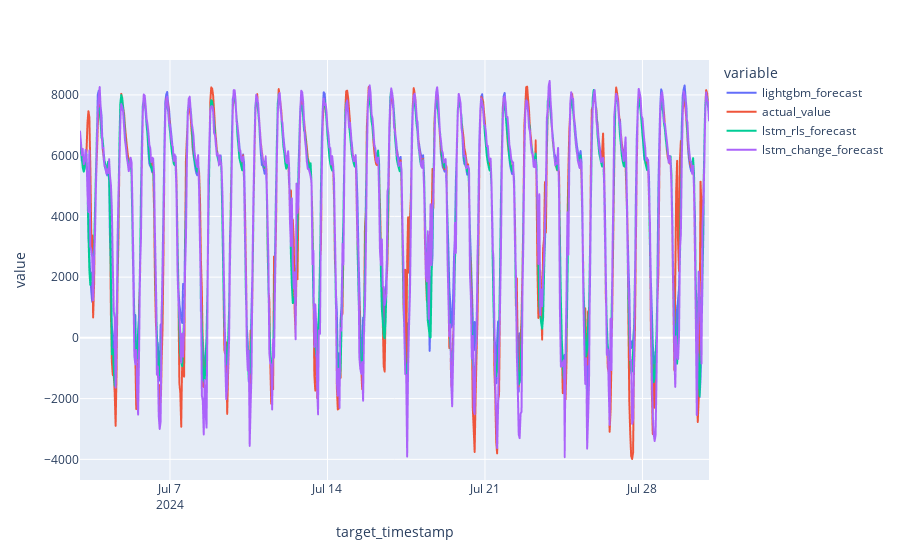

Notebook code cell kept with this figure:
### Code cell
feeder_id = 1

def get_latest_model_ids(feeder_id):
    light_gbm_model_id = supabase.schema("ml").table("models").select("model_id").eq("feeder_id", feeder_id).eq("model_architecture_type", "LightGBM_Baseline").execute().data[-1]['model_id']
    lstm_rls_model_id = supabase.schema("ml").table("models").select("model_id").eq("feeder_id", feeder_id).eq("model_architecture_type", "LSTM_RLS_Combined").execute().data[-1]['model_id']
    lstm_change_model_id = supabase.schema("ml").table("models").select("model_id").eq("feeder_id", feeder_id).eq("model_architecture_type", "LSTM_Change_in_Load").execute().data[-1]['model_id']
    
    return light_gbm_model_id, lstm_rls_model_id, lstm_change_model_id

def get_latest_model_forecast(feeder_id, model_id, model_name, include_actual=True):
    latest_data = supabase.schema("ml").table("forecasts").select("target_timestamp, forecast_value, actual_value").eq("feeder_id", feeder_id).eq("model_id", model_id).execute().data
    latest_data = pd.DataFrame(latest_data).set_index("target_timestamp")
    latest_data.index = pd.to_datetime(latest_data.index)
    
    if include_actual:
        latest_data = latest_data[["forecast_value", "actual_value"]]
    else:
        latest_data = latest_data[["forecast_value"]]
        
    latest_data = latest_data.rename(columns={"forecast_value": f"{model_name}_forecast"})
    
    return latest_data

light_gbm_model_id, lstm_rls_model_id, lstm_change_model_id = get_latest_model_ids(feeder_id)

light_gbm_latest_data = get_latest_model_forecast(feeder_id, light_gbm_model_id, "lightgbm")
lstm_rls_latest_data = get_latest_model_forecast(feeder_id, lstm_rls_model_id, "lstm_rls", False)
lstm_change_latest_data = get_latest_model_forecast(feeder_id, lstm_change_model_id, "lstm_change", False)

combined_results = pd.concat([light_gbm_latest_data, lstm_rls_latest_data, lstm_change_latest_data], axis=1)
test_results = combined_results.loc['2024-07-01':]

px.line(test_results)

### Figure 1 — Plotly figure (JSON) as saved in the notebook; plotly's stock layout.template omitted (floating-point values rounded to 4 significant figures; data arrays with more than 128 entries replaced by an {"elided": "..."} marker saying what was removed)
{"data": [{"hovertemplate": "variable=lightgbm_forecast<br>target_timestamp=%{x}<br>value=%{y}<extra></extra>", "legendgroup": "lightgbm_forecast", "line": {"color": "#636efa", "dash": "solid"}, "marker": {"symbol": "circle"}, "mode": "lines", "name": "lightgbm_forecast", "showlegend": true, "type": "scattergl", "x": {"elided": "672 str values"}, "xaxis": "x", "y": {"elided": "672 float values"}, "yaxis": "y"}, {"hovertemplate": "variable=actual_value<br>target_timestamp=%{x}<br>value=%{y}<extra></extra>", "legendgroup": "actual_value", "line": {"color": "#EF553B", "dash": "solid"}, "marker": {"symbol": "circle"}, "mode": "lines", "name": "actual_value", "showlegend": true, "type": "scattergl", "x": {"elided": "672 str values"}, "xaxis": "x", "y": {"elided": "672 float values"}, "yaxis": "y"}, {"hovertemplate": "variable=lstm_rls_forecast<br>target_timestamp=%{x}<br>value=%{y}<extra></extra>", "legendgroup": "lstm_rls_forecast", "line": {"color": "#00cc96", "dash": "solid"}, "marker": {"symbol": "circle"}, "mode": "lines", "name": "lstm_rls_forecast", "showlegend": true, "type": "scattergl", "x": {"elided": "672 str values"}, "xaxis": "x", "y": {"elided": "672 float values"}, "yaxis": "y"}, {"hovertemplate": "variable=lstm_change_forecast<br>target_timestamp=%{x}<br>value=%{y}<extra></extra>", "legendgroup": "lstm_change_forecast", "line": {"color": "#ab63fa", "dash": "solid"}, "marker": {"symbol": "circle"}, "mode": "lines", "name": "lstm_change_forecast", "showlegend": true, "type": "scattergl", "x": {"elided": "672 str values"}, "xaxis": "x", "y": {"elided": "672 float values"}, "yaxis": "y"}], "layout": {"legend": {"title": {"text": "variable"}, "tracegroupgap": 0}, "margin": {"t": 60}, "xaxis": {"anchor": "y", "domain": [0, 1], "title": {"text": "target_timestamp"}}, "yaxis": {"anchor": "x", "domain": [0, 1], "title": {"text": "value"}}}}
